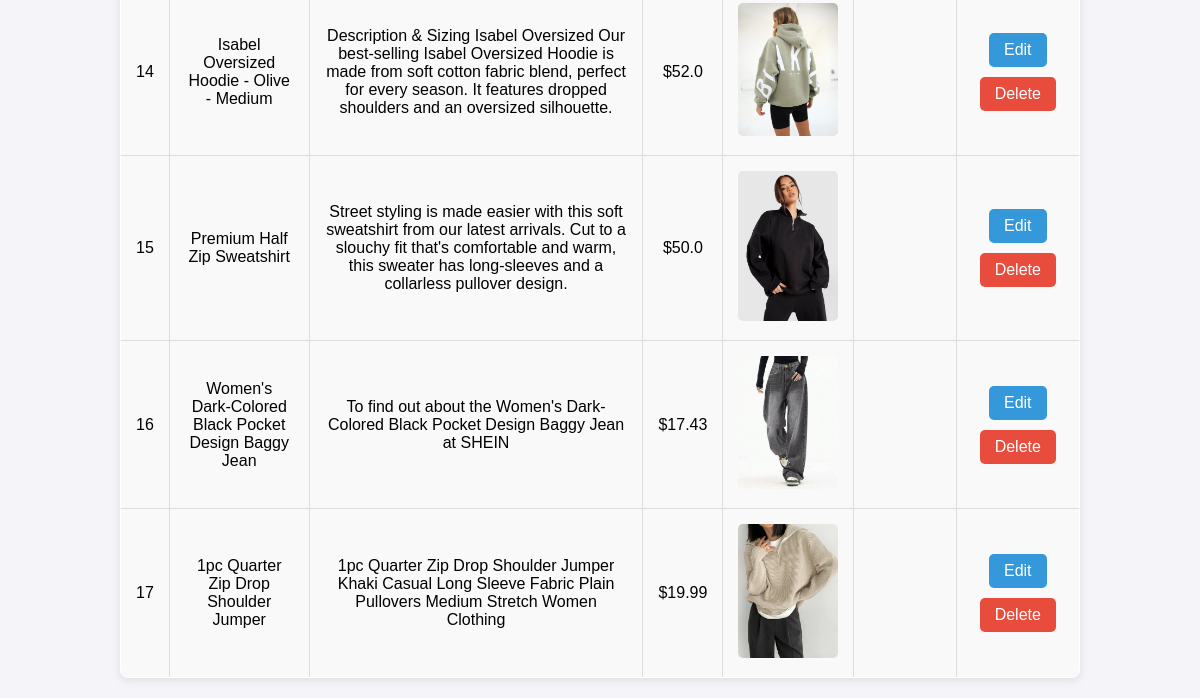
Before: /manage_products (lower part) with the older database file.
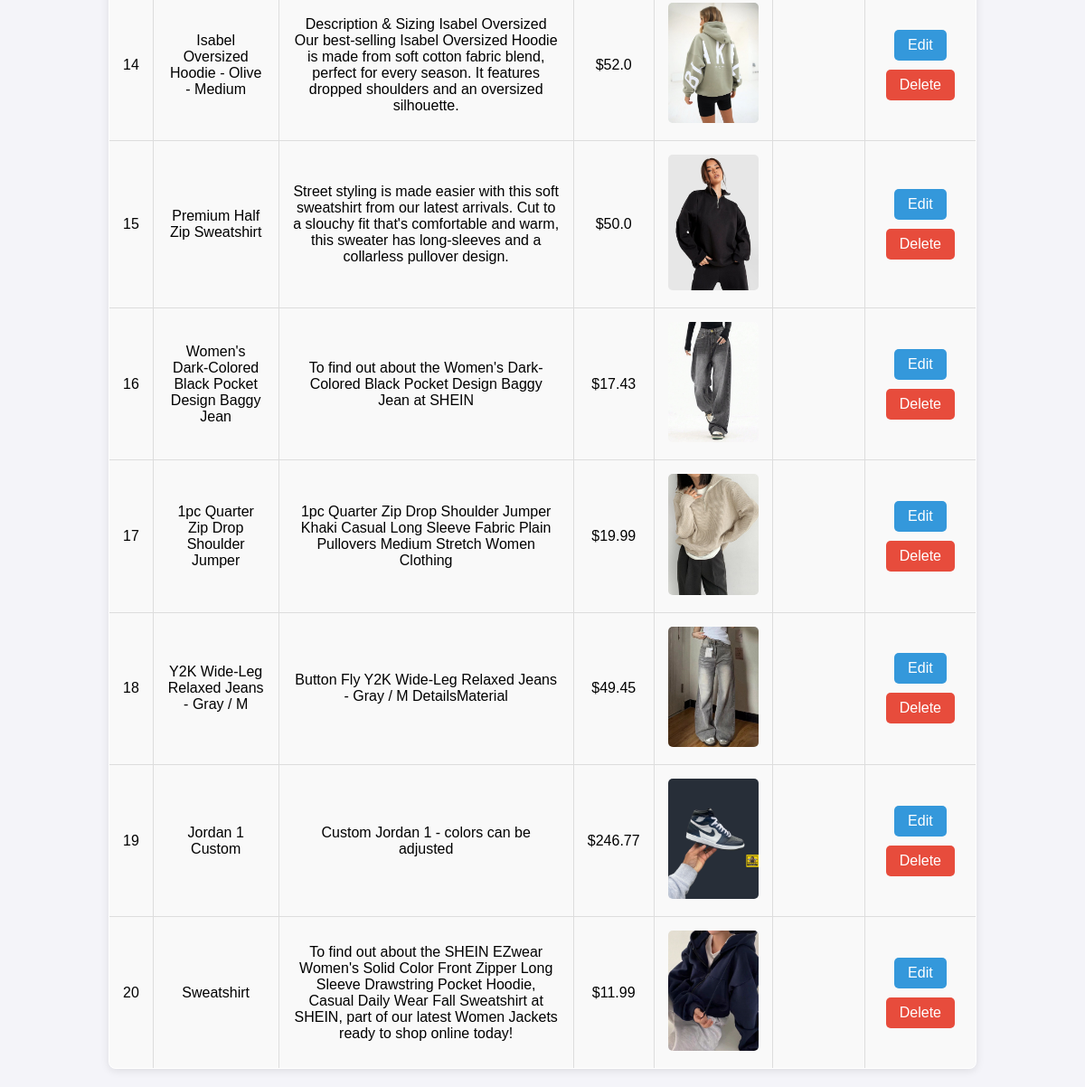
After: the same page with the newer database file.
### tables this page shows
CREATE TABLE products (id INTEGER PRIMARY KEY AUTOINCREMENT, name TEXT NOT NULL, description TEXT, price REAL NOT NULL, stock INTEGER DEFAULT 0, category_id INTEGER REFERENCES categories (id), image_path BLOB);

### app.py (the view, shortened to what this page needs)
@app.route('/manage_products', methods=['GET', 'POST'])
def manage_products():
    conn = get_db()
    cursor = conn.cursor()
    if request.method == 'GET':
        cursor.execute('SELECT id, name, description, price, image_path FROM products')
        products = cursor.fetchall()
        return render_template('manage_products.html', products=products)

### app.py (called while the page is built)
def get_db():
    conn = sqlite3.connect(db)
    conn.row_factory = sqlite3.Row  # برای دسترسی به داده‌ها به صورت دیکشنری
    return conn

### templates/manage_products.html (shortened to what this page needs)
<!DOCTYPE html>
<html lang="en">
<head>
</head>
<body>
    <table border="1">
        <tbody>
            {% for product in products %}
            <tr>
                <td>{{ product[0] }}</td>
                <td>{{ product[1] }}</td>
                <td>{{ product[2] }}</td>
                <td>${{ product[3] }}</td>
                <td><img src="{{ url_for('static', filename=product[4]) }}" alt="Image" width="100"></td>
                <td>{{product[5]}}</td>
                <td>
                    <a href="/edit_product/{{ product[0] }}">Edit</a>
                    <a href="/delete_product/{{ product[0] }}" onclick="return confirm('Are you sure?')">Delete</a>
                </td>
            </tr>
            {% endfor %}
        </tbody>
    </table>
</body>
</body>
</html>

Changed rows visible on the page:
added products: id "18", name "Y2K Wide-Leg Relaxed Jeans - Gray / M", description "Button Fly Y2K Wide-Leg Relaxed Jeans - Gray / M DetailsMaterial", price "49.45", image_path (picture)
added products: id "19", name "Jordan 1 Custom", description "Custom Jordan 1 - colors can be adjusted", price "246.77", image_path (picture)
added products: id "20", name "Sweatshirt", description "To find out about the SHEIN EZwear Women's Solid Color Front Zipper Long Sleeve Drawstring Pocket Hoodie, Casual Daily Wear Fall Sweatshirt at SHEIN, part of our latest Women Jackets ready to shop online today!", price "11.99", image_path (picture)
